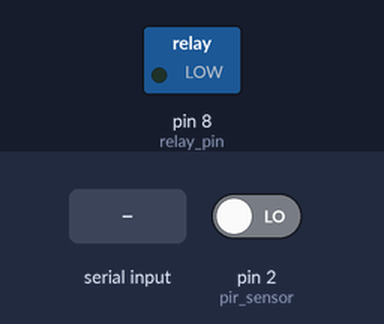
The sketch below on a simulated Arduino Uno, built with avr-gcc and run on an emulated ATmega328P. On the bench: switched loads named in the sketch (green lamp = pin HIGH). The test bench sets the inputs (shaded band); at power-on: pin 2 (pir_sensor) LOW.

Above: at 1.2 s.
1.3 s: pin 2 (pir_sensor) driven HIGH
At 2.5 s:
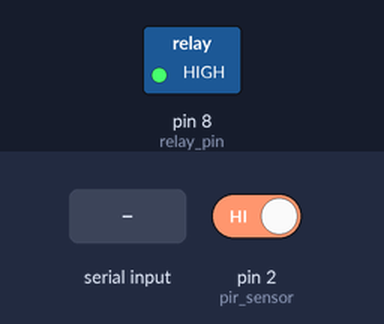
2.8 s: "0" received over the second serial link
At 3.6 s:
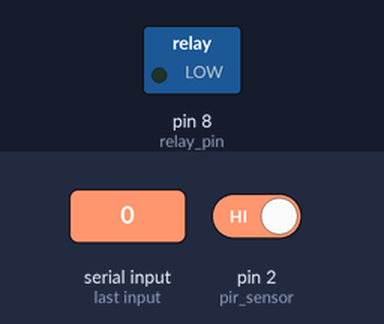
4.3 s: "1" received over the second serial link
At 4.8 s:
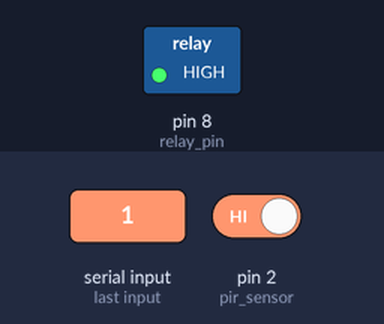
Timing chart, 0 to 7.3 s (numbered marks = the images above; inputs shaded):
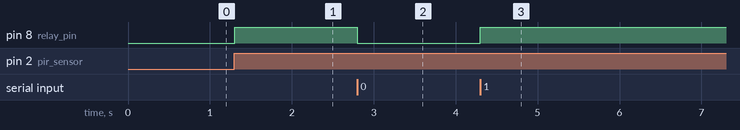

Measured:
- after the input at 1.3 s, pin 8 (relay_pin): LOW → HIGH at once
- after the input at 2.8 s, pin 8 (relay_pin): HIGH → LOW at once
- after the input at 4.3 s, pin 8 (relay_pin): LOW → HIGH at once

The sketch:

main.ino
```cpp
/*
    Author: Emre Şahin, Arda Peçel
    Date: 04.02.2019
    Version: v1.1
*/
///////////////////////////////////
const int relay_pin = 8;
const int pir_threshold = 200;
int pir_threshold_counter = pir_threshold;
///////////////////////////////////
#include <SoftwareSerial.h>
SoftwareSerial bluetooth(7, 6); // RX,TX
bool bt_state;
bool lamp_state;
///////////////////////////////////
int pir_val = 0;
int pir_sensor = 2;
///////////////////////////////////

bool pir_fonc() {
  pir_val = digitalRead(pir_sensor);
  if (pir_val == HIGH) {
    return true;
  } else {
    return false;
  }
}


void relay(bool shutdown = false) {
  if (shutdown) {
    digitalWrite(relay_pin, LOW);
  } else if (bt_state) {
    if (lamp_state) {
      digitalWrite(relay_pin, HIGH);
    } else {
      digitalWrite(relay_pin, LOW);
    }
  } else if (pir_fonc()) {
    pir_threshold_counter = 0;
    digitalWrite(relay_pin, HIGH);
  }
  else {
    pir_threshold_counter += 1;
    delay(50);
    if (pir_threshold_counter >= pir_threshold) {
      digitalWrite(relay_pin, LOW);
      pir_threshold_counter = 0;
    }
  }
}

void bt_func() {
  if (bluetooth.available()) {
    char data = bluetooth.read();
    if (data == '0') {
      bt_state = true;
      lamp_state = false;
    } else if (data == '1') {
      bt_state = true;
      lamp_state = true;
    } else if (data == 'x') {
      bt_state = false;
    }
  }
}

void setup() {
  pinMode(relay_pin, OUTPUT);
  bluetooth.begin(9600);
  pinMode(pir_sensor, INPUT);

  Serial.begin(9600);
}

void loop() {
  bt_func();
  relay();
}


/* TO DO LIST
  1) role bagla +
  2) role fonksıyonu +
  3) pir bagla
  4) pir fonksiyonu +
  5) toparla
  6) bluetooth bagla
  7) bluetooth kodu +
*/
```
